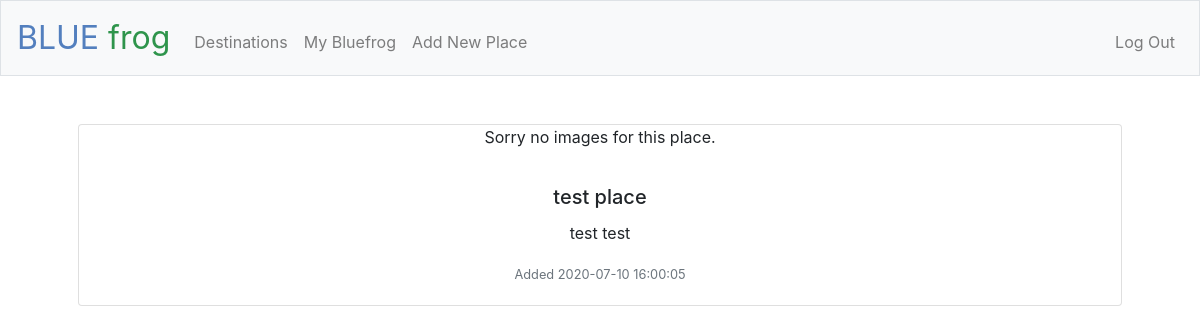
/place/6 (signed in), run on the app's committed database.
### tables this page shows
CREATE TABLE places (id INTEGER PRIMARY KEY AUTOINCREMENT NOT NULL, title TEXT NOT NULL, dest_id INTEGER NOT NULL, url TEXT, email TEXT, phone TEXT, description TEXT, public BOOLEAN, 'timestamp' TIMESTAMP DEFAULT CURRENT_TIMESTAMP NOT NULL, FOREIGN KEY(dest_id) REFERENCES destinations(id));

### app.py (the view)
@app.route("/place/<int:place_id>")
@login_required
def place(place_id):
    place = db.execute("SELECT * FROM places WHERE id = :place_id", place_id = place_id)
    dest_id = int(place[0]["dest_id"])
    iata = db.execute("SELECT iata FROM destinations WHERE id = :dest_id", dest_id = dest_id)
    iata = iata[0]["iata"]
    image_path = "/Users/laurent/programming/finalproject/final/static/images/" + iata + '/' + str(place_id)
    if os.path.exists(image_path):
        for image in os.listdir(image_path):
            path = iata + '/' + str(place_id) + '/' + image
            image_path = path
    else:
        image_path = None
    return render_template("place.html", place = place, iata = iata, image_path = image_path)

### app.py (called while the page is built)
@app.after_request
def after_request(response):
    response.headers["Cache-Control"] = "no-cache, no-store, must-revalidate"
    response.headers["Expires"] = 0
    response.headers["Pragma"] = "no-cache"
    return response

### helpers.py (called while the page is built)
def login_required(f):
    @wraps(f)
    def decorated_function(*args, **kwargs):
        if session.get("user_id") is None:
            return redirect("/login")
        return f(*args, **kwargs)
    return decorated_function

### templates/place.html (shortened to what this page needs)
{% extends "layout.html" %}
{% block main %}
<div class="card mb-3">
  {% if image_path != None %}
  <img src="/static/images/{{ image_path }}" class="card-img-top" alt="Sorry, no image for this place.">
  {% else %}
  <p>Sorry no images for this place.</p>
  {% endif %}
  <div class="card-body">
    <h5 class="card-title">{{ place[0]["title"] }}</h5>
    <p class="card-text">{{ place[0]["description"] }}</p>
    <p class="card-text"><small class="text-muted">Added {{ place[0]["timestamp"] }}</small></p>
  </div>
</div>
{% endblock %}

### data on the page
places: title "test place", description "test test", timestamp "2020-07-10 16:00:05"
